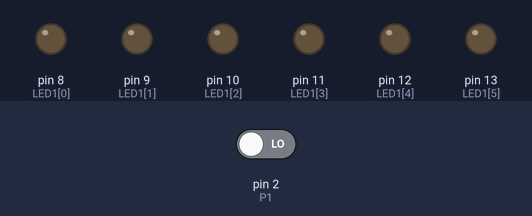
The sketch below on a simulated Arduino Uno, built with avr-gcc and run on an emulated ATmega328P. Parts: output pins drawn as LEDs (lit = HIGH). Dashed ring = blinking. The test bench sets the inputs (shaded band); at power-on: pin 2 (P1) LOW.

Above: at 1.2 s.
1.3 s: pin 2 (P1) driven HIGH
At 1.45 s:
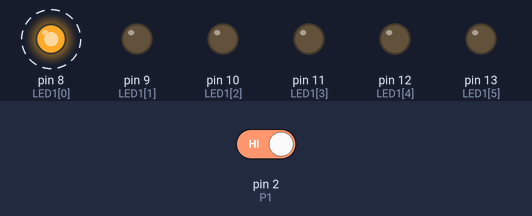
At 1.85 s:
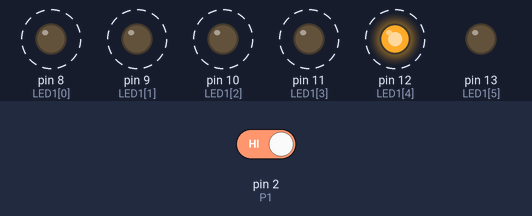
4.3 s: pin 2 (P1) driven LOW
At 4.3 s:
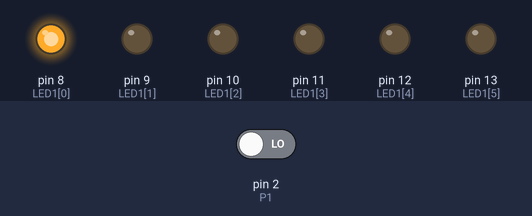
Timing chart, 0 to 7.3 s (numbered marks = the images above; inputs shaded):
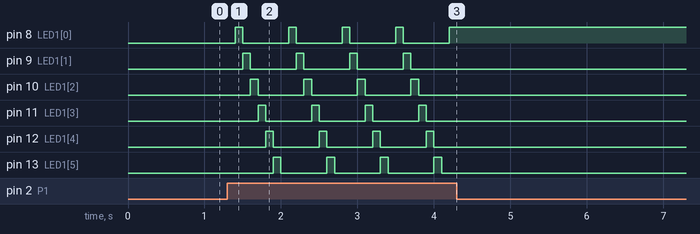

The sketch:

Switchcase_Button.ino
```cpp
const byte LED1[]={8,9,10,11,12,13};
const int P1=2;
const int debaunceDelay=100;
byte status=1;

void setup() {
  pinMode(LED1[0], OUTPUT);
  pinMode(LED1[1], OUTPUT);
  pinMode(LED1[2], OUTPUT);
  pinMode(LED1[3], OUTPUT);
  pinMode(LED1[4], OUTPUT);
  pinMode(LED1[5], OUTPUT);
  pinMode(P1, INPUT);
}

void loop() {
  if(digitalRead(P1))
  {
    if(status<7) status=status+1;
    else status=1;
  }
switch(status)
{ case 1:
    digitalWrite(LED1[0],LOW);
    digitalWrite(LED1[1],LOW);
    digitalWrite(LED1[2],LOW);
    digitalWrite(LED1[3],LOW);
   digitalWrite(LED1[4],LOW);
  digitalWrite(LED1[5],LOW);
  break;
  case 2:
    digitalWrite(LED1[0],HIGH);
    digitalWrite(LED1[1],LOW);
    digitalWrite(LED1[2],LOW);
    digitalWrite(LED1[3],LOW);
  digitalWrite(LED1[4],LOW);
  digitalWrite(LED1[5],LOW);
  break;
  case 3:
    digitalWrite(LED1[0],LOW);
    digitalWrite(LED1[1],HIGH);
    digitalWrite(LED1[2],LOW);
    digitalWrite(LED1[3],LOW);
  digitalWrite(LED1[4],LOW);
  digitalWrite(LED1[5],LOW);
  break;
  case 4:
    digitalWrite(LED1[0],LOW);
    digitalWrite(LED1[1],LOW);
    digitalWrite(LED1[2],HIGH);
    digitalWrite(LED1[3],LOW);
  digitalWrite(LED1[4],LOW);
  digitalWrite(LED1[5],LOW);
  break;
  case 5:
    digitalWrite(LED1[0],LOW);
    digitalWrite(LED1[1],LOW);
    digitalWrite(LED1[2],LOW);
    digitalWrite(LED1[3],HIGH);
  digitalWrite(LED1[4],LOW);
  digitalWrite(LED1[5],LOW);
 break;
 case 6:
    digitalWrite(LED1[0],LOW);
    digitalWrite(LED1[1],LOW);
    digitalWrite(LED1[2],LOW);
    digitalWrite(LED1[3],LOW);
  digitalWrite(LED1[4],HIGH);
  digitalWrite(LED1[5],LOW);
 break;
 case 7:
    digitalWrite(LED1[0],LOW);
    digitalWrite(LED1[1],LOW);
    digitalWrite(LED1[2],LOW);
    digitalWrite(LED1[3],LOW);
  digitalWrite(LED1[4],LOW);
  digitalWrite(LED1[5],HIGH);
 break;
}
  while (digitalRead(P1) == LOW)
  {
    delay(10);
  }
  delay(debaunceDelay);
}
```

Measured:
- after the input at 1.3 s, pin 8 (LED1[0]): alternates HIGH for 0.10 s and LOW for 0.60 s, starting after 0.10 s; pin 9 (LED1[1]): alternates HIGH for 0.10 s and LOW for 0.60 s, starting after 0.20 s
- after the input at 4.3 s, pin 8 (LED1[0]): stops changing and stays HIGH; pin 9 (LED1[1]), pin 10 (LED1[2]), pin 11 (LED1[3]), pin 12 (LED1[4]), pin 13 (LED1[5]): stops changing and stays LOW
